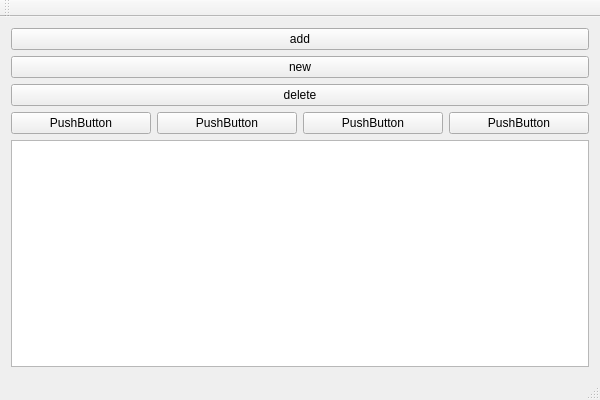
<?xml version="1.0" encoding="UTF-8"?>
<ui version="4.0">
 <class>testCheatDataClass</class>
 <widget class="QMainWindow" name="testCheatDataClass">
  <property name="geometry">
   <rect>
    <x>0</x>
    <y>0</y>
    <width>600</width>
    <height>400</height>
   </rect>
  </property>
  <property name="windowTitle">
   <string>testCheatData</string>
  </property>
  <widget class="QWidget" name="centralWidget">
   <layout class="QVBoxLayout" name="verticalLayout">
    <item>
     <widget class="QPushButton" name="addCharactor">
      <property name="text">
       <string>add</string>
      </property>
     </widget>
    </item>
    <item>
     <widget class="QPushButton" name="newCharactor">
      <property name="text">
       <string>new</string>
      </property>
     </widget>
    </item>
    <item>
     <widget class="QPushButton" name="deleteCharactor">
      <property name="text">
       <string>delete</string>
      </property>
     </widget>
    </item>
    <item>
     <layout class="QHBoxLayout" name="horizontalLayout">
      <item>
       <widget class="QPushButton" name="pushButton">
        <property name="text">
         <string>PushButton</string>
        </property>
       </widget>
      </item>
      <item>
       <widget class="QPushButton" name="pushButton_2">
        <property name="text">
         <string>PushButton</string>
        </property>
       </widget>
      </item>
      <item>
       <widget class="QPushButton" name="pushButton_3">
        <property name="text">
         <string>PushButton</string>
        </property>
       </widget>
      </item>
      <item>
       <widget class="QPushButton" name="pushButton_4">
        <property name="text">
         <string>PushButton</string>
        </property>
       </widget>
      </item>
     </layout>
    </item>
    <item>
     <widget class="QTableView" name="tableView"/>
    </item>
   </layout>
  </widget>
  <widget class="QMenuBar" name="menuBar">
   <property name="geometry">
    <rect>
     <x>0</x>
     <y>0</y>
     <width>600</width>
     <height>18</height>
    </rect>
   </property>
  </widget>
  <widget class="QToolBar" name="mainToolBar">
   <attribute name="toolBarArea">
    <enum>TopToolBarArea</enum>
   </attribute>
   <attribute name="toolBarBreak">
    <bool>false</bool>
   </attribute>
  </widget>
  <widget class="QStatusBar" name="statusBar"/>
 </widget>
 <layoutdefault spacing="6" margin="11"/>
 <resources>
  <include location="testCheatData.qrc"/>
 </resources>
 <connections/>
</ui>
